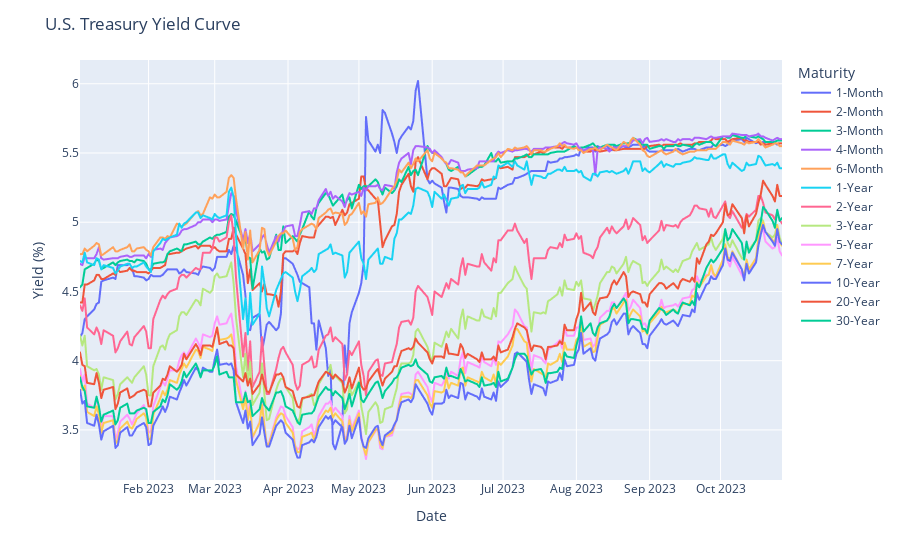

The notebook cell this image was saved under:
### Code cell
# Extract the 'Date' and yield values for different maturities
dates = yield_curve_data['Date']
yields_1mo = yield_curve_data['1 Mo']
yields_2mo = yield_curve_data['2 Mo']
yields_3mo = yield_curve_data['3 Mo']
yields_4mo = yield_curve_data['4 Mo']
yields_6mo = yield_curve_data['6 Mo']
yields_1yr = yield_curve_data['1 Yr']
yields_2yr = yield_curve_data['2 Yr']
yields_3yr = yield_curve_data['3 Yr']
yields_5yr = yield_curve_data['5 Yr']
yields_7yr = yield_curve_data['7 Yr']
yields_10yr = yield_curve_data['10 Yr']
yields_20yr = yield_curve_data['20 Yr']
yields_30yr = yield_curve_data['30 Yr']

# Create a DataFrame for Plotly Express
yield_curve_df = pd.DataFrame({
    'Date': dates,
    '1-Month': yields_1mo,
    '2-Month': yields_2mo,
    '3-Month': yields_3mo,
    '4-Month': yields_4mo,
    '6-Month': yields_6mo,
    
    '1-Year': yields_1yr,
    '2-Year': yields_2yr,
    '3-Year': yields_3yr,
    '5-Year': yields_5yr,
    '7-Year': yields_7yr,
    '10-Year': yields_10yr,
    '20-Year': yields_20yr,
    '30-Year': yields_30yr
})

yield_curve_df['Date'] = pd.to_datetime(yield_curve_df['Date'], format='%m/%d/%Y')
yield_curve_df['Date'] = yield_curve_df['Date'].dt.date

# Use Plotly Express to create an interactive plot
fig = px.line(yield_curve_df, x='Date', y=yield_curve_df.columns[1:], labels={'value': 'Yield (%)'})
fig.update_layout(
    title='U.S. Treasury Yield Curve',
    xaxis_title='Date',
    yaxis_title='Yield (%)',
    legend_title='Maturity',
)

fig.show()

### Figure 1 — Plotly figure (JSON) as saved in the notebook; plotly's stock layout.template omitted (floating-point values rounded to 4 significant figures; data arrays with more than 128 entries replaced by an {"elided": "..."} marker saying what was removed)
{"data": [{"hovertemplate": "variable=1-Month<br>Date=%{x}<br>Yield (%)=%{y}<extra></extra>", "legendgroup": "1-Month", "line": {"color": "#636efa", "dash": "solid"}, "marker": {"symbol": "circle"}, "mode": "lines", "name": "1-Month", "showlegend": true, "type": "scattergl", "x": {"elided": "207 str values"}, "xaxis": "x", "y": {"elided": "207 float values"}, "yaxis": "y"}, {"hovertemplate": "variable=2-Month<br>Date=%{x}<br>Yield (%)=%{y}<extra></extra>", "legendgroup": "2-Month", "line": {"color": "#EF553B", "dash": "solid"}, "marker": {"symbol": "circle"}, "mode": "lines", "name": "2-Month", "showlegend": true, "type": "scattergl", "x": {"elided": "207 str values"}, "xaxis": "x", "y": {"elided": "207 float values"}, "yaxis": "y"}, {"hovertemplate": "variable=3-Month<br>Date=%{x}<br>Yield (%)=%{y}<extra></extra>", "legendgroup": "3-Month", "line": {"color": "#00cc96", "dash": "solid"}, "marker": {"symbol": "circle"}, "mode": "lines", "name": "3-Month", "showlegend": true, "type": "scattergl", "x": {"elided": "207 str values"}, "xaxis": "x", "y": {"elided": "207 float values"}, "yaxis": "y"}, {"hovertemplate": "variable=4-Month<br>Date=%{x}<br>Yield (%)=%{y}<extra></extra>", "legendgroup": "4-Month", "line": {"color": "#ab63fa", "dash": "solid"}, "marker": {"symbol": "circle"}, "mode": "lines", "name": "4-Month", "showlegend": true, "type": "scattergl", "x": {"elided": "207 str values"}, "xaxis": "x", "y": {"elided": "207 float values"}, "yaxis": "y"}, {"hovertemplate": "variable=6-Month<br>Date=%{x}<br>Yield (%)=%{y}<extra></extra>", "legendgroup": "6-Month", "line": {"color": "#FFA15A", "dash": "solid"}, "marker": {"symbol": "circle"}, "mode": "lines", "name": "6-Month", "showlegend": true, "type": "scattergl", "x": {"elided": "207 str values"}, "xaxis": "x", "y": {"elided": "207 float values"}, "yaxis": "y"}, {"hovertemplate": "variable=1-Year<br>Date=%{x}<br>Yield (%)=%{y}<extra></extra>", "legendgroup": "1-Year", "line": {"color": "#19d3f3", "dash": "solid"}, "marker": {"symbol": "circle"}, "mode": "lines", "name": "1-Year", "showlegend": true, "type": "scattergl", "x": {"elided": "207 str values"}, "xaxis": "x", "y": {"elided": "207 float values"}, "yaxis": "y"}, {"hovertemplate": "variable=2-Year<br>Date=%{x}<br>Yield (%)=%{y}<extra></extra>", "legendgroup": "2-Year", "line": {"color": "#FF6692", "dash": "solid"}, "marker": {"symbol": "circle"}, "mode": "lines", "name": "2-Year", "showlegend": true, "type": "scattergl", "x": {"elided": "207 str values"}, "xaxis": "x", "y": {"elided": "207 float values"}, "yaxis": "y"}, {"hovertemplate": "variable=3-Year<br>Date=%{x}<br>Yield (%)=%{y}<extra></extra>", "legendgroup": "3-Year", "line": {"color": "#B6E880", "dash": "solid"}, "marker": {"symbol": "circle"}, "mode": "lines", "name": "3-Year", "showlegend": true, "type": "scattergl", "x": {"elided": "207 str values"}, "xaxis": "x", "y": {"elided": "207 float values"}, "yaxis": "y"}, {"hovertemplate": "variable=5-Year<br>Date=%{x}<br>Yield (%)=%{y}<extra></extra>", "legendgroup": "5-Year", "line": {"color": "#FF97FF", "dash": "solid"}, "marker": {"symbol": "circle"}, "mode": "lines", "name": "5-Year", "showlegend": true, "type": "scattergl", "x": {"elided": "207 str values"}, "xaxis": "x", "y": {"elided": "207 float values"}, "yaxis": "y"}, {"hovertemplate": "variable=7-Year<br>Date=%{x}<br>Yield (%)=%{y}<extra></extra>", "legendgroup": "7-Year", "line": {"color": "#FECB52", "dash": "solid"}, "marker": {"symbol": "circle"}, "mode": "lines", "name": "7-Year", "showlegend": true, "type": "scattergl", "x": {"elided": "207 str values"}, "xaxis": "x", "y": {"elided": "207 float values"}, "yaxis": "y"}, {"hovertemplate": "variable=10-Year<br>Date=%{x}<br>Yield (%)=%{y}<extra></extra>", "legendgroup": "10-Year", "line": {"color": "#636efa", "dash": "solid"}, "marker": {"symbol": "circle"}, "mode": "lines", "name": "10-Year", "showlegend": true, "type": "scattergl", "x": {"elided": "207 str values"}, "xaxis": "x", "y": {"elided": "207 float values"}, "yaxis": "y"}, {"hovertemplate": "variable=20-Year<br>Date=%{x}<br>Yield (%)=%{y}<extra></extra>", "legendgroup": "20-Year", "line": {"color": "#EF553B", "dash": "solid"}, "marker": {"symbol": "circle"}, "mode": "lines", "name": "20-Year", "showlegend": true, "type": "scattergl", "x": {"elided": "207 str values"}, "xaxis": "x", "y": {"elided": "207 float values"}, "yaxis": "y"}, {"hovertemplate": "variable=30-Year<br>Date=%{x}<br>Yield (%)=%{y}<extra></extra>", "legendgroup": "30-Year", "line": {"color": "#00cc96", "dash": "solid"}, "marker": {"symbol": "circle"}, "mode": "lines", "name": "30-Year", "showlegend": true, "type": "scattergl", "x": {"elided": "207 str values"}, "xaxis": "x", "y": {"elided": "207 float values"}, "yaxis": "y"}], "layout": {"legend": {"title": {"text": "Maturity"}, "tracegroupgap": 0}, "margin": {"t": 60}, "title": {"text": "U.S. Treasury Yield Curve"}, "xaxis": {"anchor": "y", "domain": [0, 1], "title": {"text": "Date"}}, "yaxis": {"anchor": "x", "domain": [0, 1], "title": {"text": "Yield (%)"}}}}
